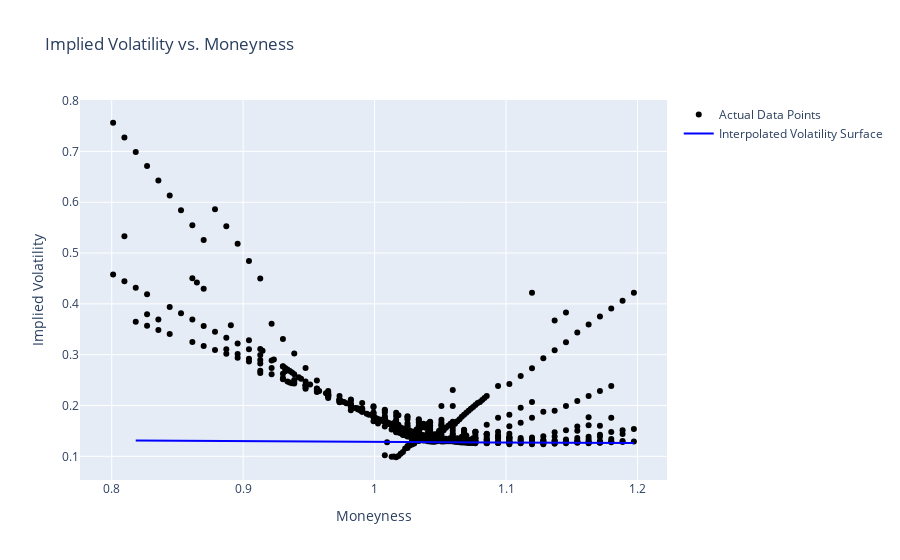

The notebook cell saved with this chart:
### Code cell
import plotly.graph_objects as go
import numpy as np

def plot_2d_graph_interactive(df, df_no_nan, rbf):
    # Dropdown and input setup for interactive controls
    from ipywidgets import widgets
    from IPython.display import display
    
    # Define options for dropdown (X-axis choice)
    x_axis_dropdown = widgets.Dropdown(
        options=['moneyness', 'time_to_maturity'],
        value='moneyness',  # Default
        description='X-axis:'
    )

    # Slider for moneyness selection when time_to_maturity is on the X-axis
    moneyness_slider = widgets.FloatSlider(
        value=1.0,  # Start with ATM (moneyness = 1.0)
        min=df['moneyness'].min(),
        max=df['moneyness'].max(),
        step=0.01,
        description='Moneyness:'
    )

    # Function to update the plot based on user selection
    def update_plot(x_axis_choice, moneyness_value):
        # Choose the data to use for the x-axis
        if x_axis_choice == 'moneyness':
            x_data = df['moneyness']
            x_range = np.linspace(df_no_nan['moneyness'].min(), df_no_nan['moneyness'].max(), 100)
            y_data = df['time_to_maturity']  # Fixed time to maturity for each moneyness
            # Interpolated volatility for the range of moneyness
            interpolated_vol = rbf(x_range, np.full_like(x_range, moneyness_value))
        else:  # time_to_maturity
            x_data = df['time_to_maturity']
            x_range = np.linspace(df_no_nan['time_to_maturity'].min(), df_no_nan['time_to_maturity'].max(), 100)
            y_data = np.full_like(x_range, moneyness_value)  # Fixed moneyness value
            # Interpolated volatility for the range of time to maturities
            interpolated_vol = rbf(np.full_like(x_range, moneyness_value), x_range)

        # Create scatter plot for actual data points
        scatter = go.Scatter(
            x=x_data,
            y=df['impliedVolatility'],
            mode='markers',
            marker=dict(size=6, color='black'),
            name='Actual Data Points'
        )

        # Create the line plot for the interpolated volatility surface
        surface_line = go.Scatter(
            x=x_range,
            y=interpolated_vol,
            mode='lines',
            line=dict(color='blue'),
            name='Interpolated Volatility Surface'
        )

        # Combine the plots in one figure
        fig = go.Figure(data=[scatter, surface_line])
        fig.update_layout(
            title=f'Implied Volatility vs. {x_axis_choice.capitalize()}',
            xaxis_title=f'{x_axis_choice.capitalize()}',
            yaxis_title='Implied Volatility',
            showlegend=True
        )

        fig.show()

    # Display interactive elements and plot
    widgets.interactive(update_plot, x_axis_choice=x_axis_dropdown, moneyness_value=moneyness_slider)

# Usage (Make sure 'rbf' is the RBF model you've already constructed)
plot_2d_graph_interactive(calls_df, calls_df_no_nan, rbf)  # This will show interactive plot for calls data

### Figure 1 — Plotly figure (JSON) as saved in the notebook; plotly's stock layout.template omitted (floating-point values rounded to 4 significant figures; data arrays with more than 128 entries replaced by an {"elided": "..."} marker saying what was removed)
{"data": [{"marker": {"color": "black", "size": 6}, "mode": "markers", "name": "Actual Data Points", "type": "scatter", "x": {"elided": "570 float values"}, "y": {"elided": "570 float values"}}, {"line": {"color": "blue"}, "mode": "lines", "name": "Interpolated Volatility Surface", "type": "scatter", "x": [0.8183, 0.8221, 0.8259, 0.8298, 0.8336, 0.8374, 0.8412, 0.8451, 0.8489, 0.8527, 0.8566, 0.8604, 0.8642, 0.868, 0.8719, 0.8757, 0.8795, 0.8834, 0.8872, 0.891, 0.8948, 0.8987, 0.9025, 0.9063, 0.9102, 0.914, 0.9178, 0.9216, 0.9255, 0.9293, 0.9331, 0.9369, 0.9408, 0.9446, 0.9484, 0.9523, 0.9561, 0.9599, 0.9637, 0.9676, 0.9714, 0.9752, 0.9791, 0.9829, 0.9867, 0.9905, 0.9944, 0.9982, 1.002, 1.006, 1.01, 1.014, 1.017, 1.021, 1.025, 1.029, 1.033, 1.036, 1.04, 1.044, 1.048, 1.052, 1.056, 1.059, 1.063, 1.067, 1.071, 1.075, 1.079, 1.082, 1.086, 1.09, 1.094, 1.098, 1.102, 1.105, 1.109, 1.113, 1.117, 1.121, 1.125, 1.128, 1.132, 1.136, 1.14, 1.144, 1.147, 1.151, 1.155, 1.159, 1.163, 1.167, 1.17, 1.174, 1.178, 1.182, 1.186, 1.19, 1.193, 1.197], "y": [0.1313, 0.1312, 0.1311, 0.1311, 0.131, 0.1309, 0.1309, 0.1308, 0.1307, 0.1307, 0.1306, 0.1305, 0.1304, 0.1304, 0.1303, 0.1302, 0.1302, 0.1301, 0.13, 0.13, 0.1299, 0.1298, 0.1298, 0.1297, 0.1297, 0.1296, 0.1295, 0.1295, 0.1294, 0.1294, 0.1293, 0.1292, 0.1292, 0.1291, 0.1291, 0.129, 0.1289, 0.1289, 0.1288, 0.1288, 0.1287, 0.1287, 0.1286, 0.1286, 0.1285, 0.1285, 0.1284, 0.1284, 0.1283, 0.1283, 0.1282, 0.1282, 0.1281, 0.128, 0.128, 0.1279, 0.1279, 0.1278, 0.1278, 0.1278, 0.1277, 0.1277, 0.1276, 0.1276, 0.1275, 0.1275, 0.1274, 0.1274, 0.1273, 0.1273, 0.1272, 0.1272, 0.1271, 0.1271, 0.127, 0.127, 0.127, 0.1269, 0.1269, 0.1268, 0.1268, 0.1267, 0.1267, 0.1266, 0.1266, 0.1266, 0.1265, 0.1265, 0.1264, 0.1264, 0.1264, 0.1263, 0.1263, 0.1262, 0.1262, 0.1262, 0.1261, 0.1261, 0.126, 0.126]}], "layout": {"showlegend": true, "title": {"text": "Implied Volatility vs. Moneyness"}, "xaxis": {"title": {"text": "Moneyness"}}, "yaxis": {"title": {"text": "Implied Volatility"}}}}
